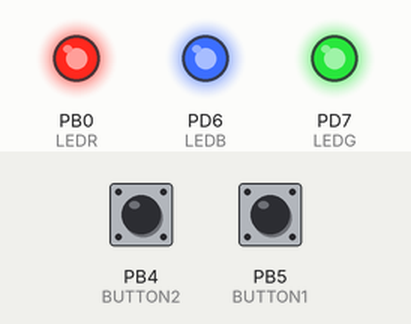
Simulated run of this program. Board: ATmega328P, built with avr-gcc and emulated at 16 MHz. On the bench: output pins drawn as LEDs (lit = HIGH). Dashed ring = blinking. Inputs (shaded band) come from the test bench; at power-on: PB4 (BUTTON2) HIGH, PB5 (BUTTON1) HIGH.

Above: at 1.2 s.
1.3 s: PB4 (BUTTON2) pulled LOW for 0.15 s
At 1.45 s:
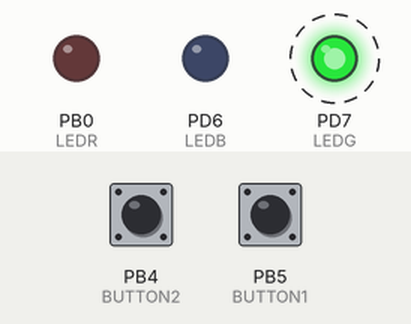
3.1 s: PB5 (BUTTON1) pulled LOW for 1 s
At 3.35 s:
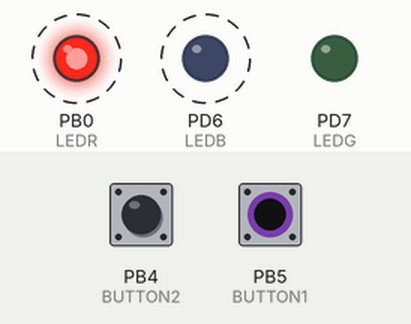
6.1 s: PB5 (BUTTON1) pulled LOW for 3.2 s
At 6.25 s:
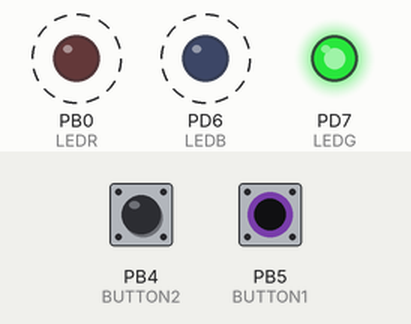
10.8 s: PB4 (BUTTON2) pulled LOW for 3.2 s
At 14.4 s:
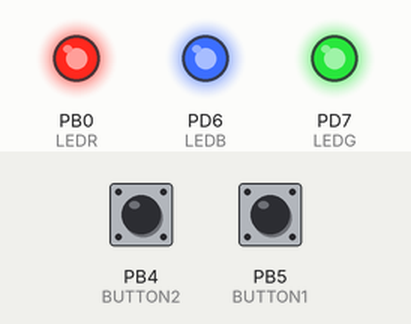
15.5 s: PB4 (BUTTON2) driven LOW and PB5 (BUTTON1) driven LOW
At 16.7 s:
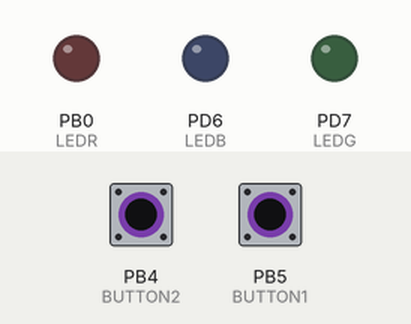
17.0 s: PB4 (BUTTON2) driven HIGH
At 17.35 s:
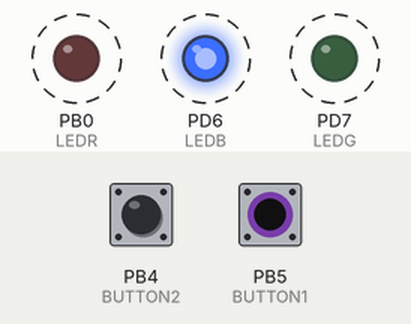
Timing chart, 0 to 21.0 s (numbered marks = the images above; inputs shaded):
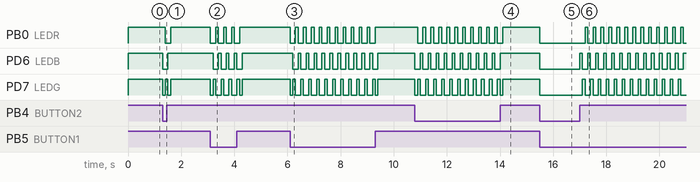

Measured:
- after the input at 1.3 s, PB0 (LEDR): HIGH → LOW after 0.10 s, → HIGH 0.20 s later; PD6 (LEDB): HIGH → LOW at once, → HIGH 0.20 s later; PD7 (LEDG): alternates HIGH for 0.10 s and LOW for 0.10 s, 4 changes in all, then stays HIGH, starting at once
- after the input at 3.1 s, PB0 (LEDR): alternates HIGH for 0.10 s and LOW for 0.20 s, 8 changes in all, then stays HIGH, starting at once; PD6 (LEDB): alternates HIGH for 0.10 s and LOW for 0.20 s, 8 changes in all, then stays HIGH, starting after 0.10 s
- after the input at 6.1 s, PB0 (LEDR): alternates HIGH for 0.10 s and LOW for 0.20 s, 22 changes in all, then stays HIGH, starting at once; PD6 (LEDB): alternates HIGH for 0.10 s and LOW for 0.20 s, 22 changes in all, then stays HIGH, starting after 0.10 s
- after the input at 10.8 s, PB0 (LEDR): alternates HIGH for 0.10 s and LOW for 0.20 s, 22 changes in all, then stays HIGH, starting after 0.10 s; PD6 (LEDB): alternates HIGH for 0.10 s and LOW for 0.20 s, 22 changes in all, then stays HIGH, starting at once
- after the input at 15.5 s, PB0 (LEDR), PD6 (LEDB), PD7 (LEDG): HIGH → LOW at once
- after the input at 17.0 s, PB0 (LEDR): alternates HIGH for 0.10 s and LOW for 0.20 s, starting after 0.20 s; PD6 (LEDB): alternates HIGH for 0.10 s and LOW for 0.20 s, starting at once; PD7 (LEDG): alternates HIGH for 0.10 s and LOW for 0.20 s, starting after 0.10 s

The program:

main.c
```c
#include "gpio.h"

int main(void) /*Om knapp 1 är nedtyckt blinkar vardera lysdiod åt ena hållet (reversed), med en
                tidsfördröjning på 100ms.
				Om knapp 2 är nedtryckt blinkar vardera lysdiod åt andra hållet, med en tidsfördröjning på
				100ms.
				Om båda knappar är nedtryckta lyser alla lysdioder konstant.
				Om inga knappar är nedtryckta lyser inga lysdioder. */
{
   setup();

    while (1)
    {
		 if (BUTTON1_IS_PRESSED && !BUTTON2_IS_PRESSED)
		 {
			 leds_blink_reversed(100);
		 }

		 if (BUTTON2_IS_PRESSED && !BUTTON1_IS_PRESSED)
		 {
			 leds_blink(100);
		 }

		 if (BUTTON1_IS_PRESSED && BUTTON2_IS_PRESSED)
	     {
			 leds_on();
	     }

		 else
		 {
			 leds_off();
		 }
    }
}
```

gpio.c
```c
#include "gpio.h"

/********************************************************************************
* setup: Initierar mikrodatorns I/O-portar. Lysdiodernas pinnar 6 - 8 sätts
*        till utportar, medan knapp 1 och 2 används för att insignalen ska bli
*        hög eller låg.
********************************************************************************/
void setup(void)
{
	DDRD = ((1 << LEDB) | (1 << LEDG));
	DDRB = (1 << LEDR);
	PORTB = ((1 << BUTTON1) | (1 << BUTTON2));
	return;
}

void leds_on(void) // Tänder alla lysdioder
{
	LEDG_ON;
	LEDR_ON;
	LEDB_ON;
}

void leds_off(void) // Släcker alla lysdioder
{
	LEDG_OFF;
	LEDR_OFF;
	LEDB_OFF;
}

void leds_blink(const uint16_t blink_speed_ms) // Tänder vardera lysdiod efter varandra.
{
	LEDB_ON;
	LEDG_OFF;
	LEDR_OFF;
	delay_ms(blink_speed_ms);


	LEDB_OFF;
	LEDG_ON;
	LEDR_OFF;
	delay_ms(blink_speed_ms);

	LEDB_OFF;
	LEDG_OFF;
	LEDR_ON;
	delay_ms(blink_speed_ms);
}

void leds_blink_reversed(const uint16_t blink_speed_ms) // Tänder vardera lysdiod åt andra hållet.
{
	LEDB_OFF;
	LEDG_OFF;
	LEDR_ON;
	delay_ms(blink_speed_ms);

	LEDB_OFF;
	LEDG_ON;
	LEDR_OFF;
	delay_ms(blink_speed_ms);

	LEDB_ON;
	LEDG_OFF;
	LEDR_OFF;
	delay_ms(blink_speed_ms);
}

void delay_ms(const uint16_t delay_time_ms) // delay_time_ms = 100
{
	// 100 ms fördröjning = 100 varv x 1 ms fördröjning.

	for (uint16_t i = 0; i < delay_time_ms; ++i)
	{
		_delay_ms(1);
	}
}
```

gpio.h
```c
#ifndef GPIO_H_
#define GPIO_H_

/* Klockfrekvens: */
#define F_CPU 16000000UL /* 16 MHz klockfrekvens. */
#include <avr/io.h>      /* Bibliotek innehållande information om I/O-register. */
#include <util/delay.h>  /* Bibliotek för implementering av fördröjning. */

#define LEDB 6  /* Lysdiod B ansluten till pin 6 / PORTD6. */
#define LEDG 7  /* Lysdiod G ansluten till pin 7 / PORTD7. */
#define LEDR 0  /* Lysdiod R ansluten till pin 8 / PORTB0. */

#define BUTTON1 5 /* Tryckknapp 1 ansluten till pin 13 / PORTB5. */
#define BUTTON2 4 /* Tryckknapp 2 ansluten till pin 12 / PORTB4. */

#define LEDB_ON PORTD |= (1 << LEDB) /* Tänder lysdiod B. */
#define LEDG_ON PORTD |= (1 << LEDG) /* Tänder lysdiod G. */
#define LEDR_ON PORTB |= (1 << LEDR) /* Tänder lysdiod R. */

#define LEDB_OFF PORTD &= ~(1 << LEDB) /* Släcker lysdiod B. */
#define LEDG_OFF PORTD &= ~(1 << LEDG) /* Släcker lysdiod G. */
#define LEDR_OFF PORTB &= ~(1 << LEDR) /* Släcker lysdiod R. */

#define LEDS_ON |= ((1 << LEDB) | (1 << LEDG) | (1 << LEDR))   /* Tänder lysdioderna. */
#define LEDS_OFF &= ~((1 << LEDB) | (1 << LEDG) | (1 << LEDR)) /* Släcker lysdioderna. */

#define BUTTON1_IS_PRESSED ((PINB & (1 << BUTTON1)) != 0) /* Indikerar nedtryckning av tryckknapp 1. */
#define BUTTON2_IS_PRESSED ((PINB & (1 << BUTTON2)) != 0) /* Indikerar nedtryckning av tryckknapp 2. */

void leds_on(void); //Tänder alla lysdioder
void leds_off(void); // Släcker alla lysdioder

void leds_blink(const uint16_t blink_speed_ms); // Tänder vardera lysdiod från pin 8-6
void leds_blink_reversed(const uint16_t blink_speed_ms); // Tänder vardera lysdiod från pin 6-8.

/********************************************************************************
* setup: Initierar mikrodatorns I/O-portar. Lysdiodernas pinnar 6 - 8 sätts
*        till utportar, medan knapp 1 och 2 används för att insignalen ska bli
*        hög eller låg.
********************************************************************************/
void setup(void);

/********************************************************************************
*           - delay_ms: fördröjning mätt i millsekunder.
*
*           - delay_time_ms: Fördröjningstid mätt i millisekunder.
********************************************************************************/
void delay_ms(const uint16_t delay_time_ms);

#endif 
```
